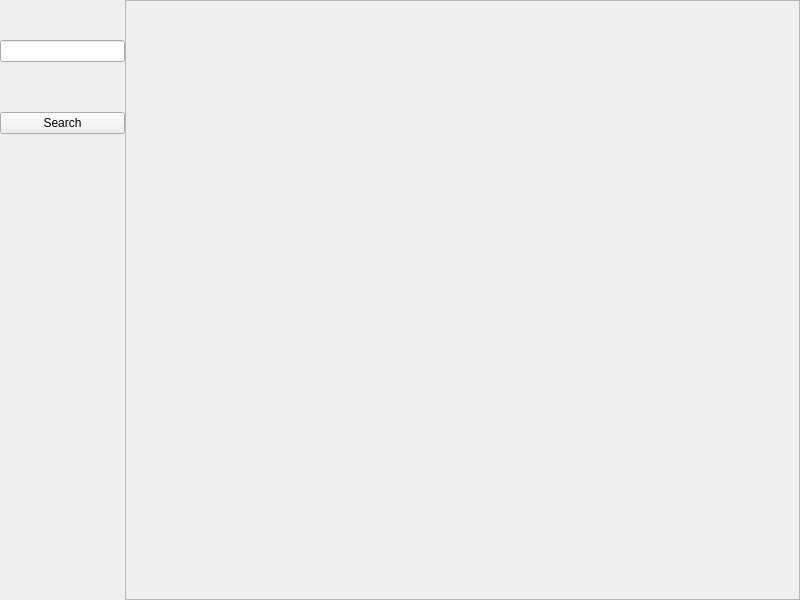
<?xml version="1.0" encoding="UTF-8"?>
<ui version="4.0">
 <class>MainWindow</class>
 <widget class="QMainWindow" name="MainWindow">
  <property name="geometry">
   <rect>
    <x>0</x>
    <y>0</y>
    <width>800</width>
    <height>600</height>
   </rect>
  </property>
  <property name="windowTitle">
   <string>MainWindow</string>
  </property>
  <widget class="QWidget" name="centralwidget">
   <layout class="QHBoxLayout" name="horizontalLayout">
    <property name="spacing">
     <number>0</number>
    </property>
    <property name="leftMargin">
     <number>0</number>
    </property>
    <property name="topMargin">
     <number>0</number>
    </property>
    <property name="rightMargin">
     <number>0</number>
    </property>
    <property name="bottomMargin">
     <number>0</number>
    </property>
    <item>
     <widget class="QWidget" name="SearchArea" native="true">
      <property name="sizePolicy">
       <sizepolicy hsizetype="Maximum" vsizetype="Preferred">
        <horstretch>0</horstretch>
        <verstretch>0</verstretch>
       </sizepolicy>
      </property>
      <layout class="QVBoxLayout" name="verticalLayout">
       <property name="spacing">
        <number>0</number>
       </property>
       <property name="leftMargin">
        <number>0</number>
       </property>
       <property name="topMargin">
        <number>0</number>
       </property>
       <property name="rightMargin">
        <number>0</number>
       </property>
       <property name="bottomMargin">
        <number>0</number>
       </property>
       <property name="widgetResizable" stdset="0">
        <bool>true</bool>
       </property>
       <item>
        <spacer name="verticalSpacer_2">
         <property name="orientation">
          <enum>Qt::Orientation::Vertical</enum>
         </property>
         <property name="sizeType">
          <enum>QSizePolicy::Policy::Fixed</enum>
         </property>
         <property name="sizeHint" stdset="0">
          <size>
           <width>20</width>
           <height>40</height>
          </size>
         </property>
        </spacer>
       </item>
       <item>
        <widget class="QLineEdit" name="SearchText">
         <property name="sizePolicy">
          <sizepolicy hsizetype="Fixed" vsizetype="Fixed">
           <horstretch>0</horstretch>
           <verstretch>0</verstretch>
          </sizepolicy>
         </property>
         <property name="baseSize">
          <size>
           <width>0</width>
           <height>0</height>
          </size>
         </property>
         <property name="font">
          <font>
           <family>System</family>
           <pointsize>9</pointsize>
           <bold>true</bold>
          </font>
         </property>
        </widget>
       </item>
       <item>
        <spacer name="verticalSpacer_3">
         <property name="orientation">
          <enum>Qt::Orientation::Vertical</enum>
         </property>
         <property name="sizeType">
          <enum>QSizePolicy::Policy::Maximum</enum>
         </property>
         <property name="sizeHint" stdset="0">
          <size>
           <width>20</width>
           <height>50</height>
          </size>
         </property>
        </spacer>
       </item>
       <item>
        <widget class="QPushButton" name="SearchButton">
         <property name="sizePolicy">
          <sizepolicy hsizetype="Minimum" vsizetype="Fixed">
           <horstretch>0</horstretch>
           <verstretch>0</verstretch>
          </sizepolicy>
         </property>
         <property name="text">
          <string>Search</string>
         </property>
        </widget>
       </item>
       <item>
        <spacer name="verticalSpacer">
         <property name="orientation">
          <enum>Qt::Orientation::Vertical</enum>
         </property>
         <property name="sizeHint" stdset="0">
          <size>
           <width>20</width>
           <height>40</height>
          </size>
         </property>
        </spacer>
       </item>
      </layout>
     </widget>
    </item>
    <item>
     <widget class="ListingManager" name="scrollArea">
      <property name="widgetResizable">
       <bool>true</bool>
      </property>
     </widget>
    </item>
   </layout>
  </widget>
 </widget>
 <customwidgets>
  <customwidget>
   <class>ListingManager</class>
   <extends>QScrollArea</extends>
   <header>CustomWidgets\ListingManager.hpp</header>
   <container>1</container>
  </customwidget>
 </customwidgets>
 <resources/>
 <connections/>
</ui>
